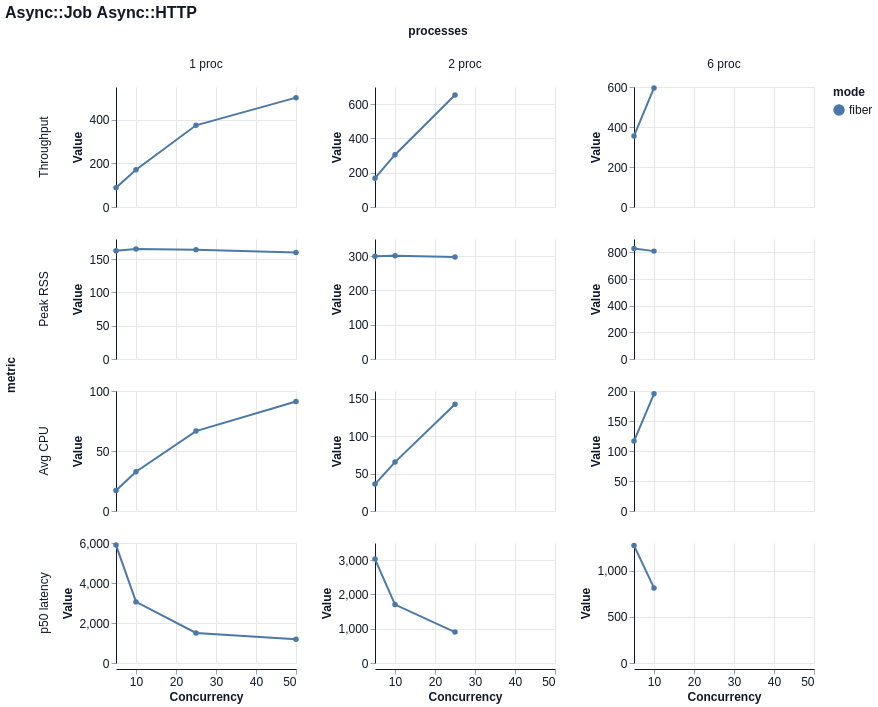

Describe this chart as a Vega-Lite specification.
### Vega-Lite specification from a JSON file in a GitHub repository (floating-point values rounded to 4 significant figures)
{"$schema": "https://vega.github.io/schema/vega-lite/v6.json", "title": "Async::Job Async::HTTP", "width": 180, "height": 120, "data": {"values": [{"mode": "fiber", "concurrency": 5, "processes": "1 proc", "metric": "Throughput", "value": 87.83, "unit": "jobs/s"}, {"mode": "fiber", "concurrency": 5, "processes": "1 proc", "metric": "Peak RSS", "value": 162.4, "unit": "MB"}, {"mode": "fiber", "concurrency": 5, "processes": "1 proc", "metric": "Avg CPU", "value": 17.0, "unit": "%"}, {"mode": "fiber", "concurrency": 5, "processes": "1 proc", "metric": "p50 latency", "value": 5897.0, "unit": "ms"}, {"mode": "fiber", "concurrency": 10, "processes": "1 proc", "metric": "Throughput", "value": 171.1, "unit": "jobs/s"}, {"mode": "fiber", "concurrency": 10, "processes": "1 proc", "metric": "Peak RSS", "value": 164.9, "unit": "MB"}, {"mode": "fiber", "concurrency": 10, "processes": "1 proc", "metric": "Avg CPU", "value": 32.7, "unit": "%"}, {"mode": "fiber", "concurrency": 10, "processes": "1 proc", "metric": "p50 latency", "value": 3056.0, "unit": "ms"}, {"mode": "fiber", "concurrency": 25, "processes": "1 proc", "metric": "Throughput", "value": 374.4, "unit": "jobs/s"}, {"mode": "fiber", "concurrency": 25, "processes": "1 proc", "metric": "Peak RSS", "value": 163.8, "unit": "MB"}, {"mode": "fiber", "concurrency": 25, "processes": "1 proc", "metric": "Avg CPU", "value": 66.6, "unit": "%"}, {"mode": "fiber", "concurrency": 25, "processes": "1 proc", "metric": "p50 latency", "value": 1502.0, "unit": "ms"}, {"mode": "fiber", "concurrency": 50, "processes": "1 proc", "metric": "Throughput", "value": 501.1, "unit": "jobs/s"}, {"mode": "fiber", "concurrency": 50, "processes": "1 proc", "metric": "Peak RSS", "value": 159.7, "unit": "MB"}, {"mode": "fiber", "concurrency": 50, "processes": "1 proc", "metric": "Avg CPU", "value": 91.2, "unit": "%"}, {"mode": "fiber", "concurrency": 50, "processes": "1 proc", "metric": "p50 latency", "value": 1191.0, "unit": "ms"}, {"mode": "fiber", "concurrency": 5, "processes": "2 proc", "metric": "Throughput", "value": 168.0, "unit": "jobs/s"}, {"mode": "fiber", "concurrency": 5, "processes": "2 proc", "metric": "Peak RSS", "value": 299.8, "unit": "MB"}, {"mode": "fiber", "concurrency": 5, "processes": "2 proc", "metric": "Avg CPU", "value": 35.9, "unit": "%"}, {"mode": "fiber", "concurrency": 5, "processes": "2 proc", "metric": "p50 latency", "value": 3032.0, "unit": "ms"}, {"mode": "fiber", "concurrency": 10, "processes": "2 proc", "metric": "Throughput", "value": 305.2, "unit": "jobs/s"}, {"mode": "fiber", "concurrency": 10, "processes": "2 proc", "metric": "Peak RSS", "value": 301.0, "unit": "MB"}, {"mode": "fiber", "concurrency": 10, "processes": "2 proc", "metric": "Avg CPU", "value": 65.2, "unit": "%"}, {"mode": "fiber", "concurrency": 10, "processes": "2 proc", "metric": "p50 latency", "value": 1704.0, "unit": "ms"}, {"mode": "fiber", "concurrency": 25, "processes": "2 proc", "metric": "Throughput", "value": 653.0, "unit": "jobs/s"}, {"mode": "fiber", "concurrency": 25, "processes": "2 proc", "metric": "Peak RSS", "value": 297.3, "unit": "MB"}, {"mode": "fiber", "concurrency": 25, "processes": "2 proc", "metric": "Avg CPU", "value": 142.4, "unit": "%"}, {"mode": "fiber", "concurrency": 25, "processes": "2 proc", "metric": "p50 latency", "value": 902.8, "unit": "ms"}, {"mode": "fiber", "concurrency": 5, "processes": "6 proc", "metric": "Throughput", "value": 355.3, "unit": "jobs/s"}, {"mode": "fiber", "concurrency": 5, "processes": "6 proc", "metric": "Peak RSS", "value": 829.5, "unit": "MB"}, {"mode": "fiber", "concurrency": 5, "processes": "6 proc", "metric": "Avg CPU", "value": 116.6, "unit": "%"}, {"mode": "fiber", "concurrency": 5, "processes": "6 proc", "metric": "p50 latency", "value": 1272.0, "unit": "ms"}, {"mode": "fiber", "concurrency": 10, "processes": "6 proc", "metric": "Throughput", "value": 595.1, "unit": "jobs/s"}, {"mode": "fiber", "concurrency": 10, "processes": "6 proc", "metric": "Peak RSS", "value": 809.1, "unit": "MB"}, {"mode": "fiber", "concurrency": 10, "processes": "6 proc", "metric": "Avg CPU", "value": 195.3, "unit": "%"}, {"mode": "fiber", "concurrency": 10, "processes": "6 proc", "metric": "p50 latency", "value": 813.7, "unit": "ms"}]}, "mark": {"type": "line", "point": true, "tooltip": true}, "encoding": {"x": {"field": "concurrency", "type": "quantitative", "title": "Concurrency"}, "y": {"field": "value", "type": "quantitative", "title": "Value"}, "color": {"field": "mode", "type": "nominal"}, "tooltip": [{"field": "mode", "type": "nominal"}, {"field": "concurrency", "type": "quantitative"}, {"field": "processes", "type": "nominal"}, {"field": "metric", "type": "nominal"}, {"field": "percentile", "type": "nominal"}, {"field": "value", "type": "quantitative"}], "row": {"field": "metric", "type": "nominal", "sort": ["Throughput", "Peak RSS", "Avg CPU", "p50 latency"]}, "column": {"field": "processes", "type": "nominal", "sort": null}}, "config": {"background": "white", "axis": {"labelFont": "Helvetica", "titleFont": "Helvetica", "labelFontSize": 12, "titleFontSize": 12, "labelColor": "#111827", "titleColor": "#111827", "domainColor": "#111827", "tickColor": "#9ca3af", "grid": true, "gridColor": "#e5e7eb"}, "header": {"labelFont": "Helvetica", "titleFont": "Helvetica", "labelFontSize": 12, "titleFontSize": 12, "labelColor": "#111827", "titleColor": "#111827"}, "legend": {"labelFont": "Helvetica", "titleFont": "Helvetica", "labelFontSize": 12, "titleFontSize": 12, "labelColor": "#111827", "titleColor": "#111827"}, "title": {"font": "Helvetica", "fontSize": 16, "anchor": "start", "color": "#111827"}, "view": {"stroke": null}}, "resolve": {"scale": {"y": "independent"}}}
